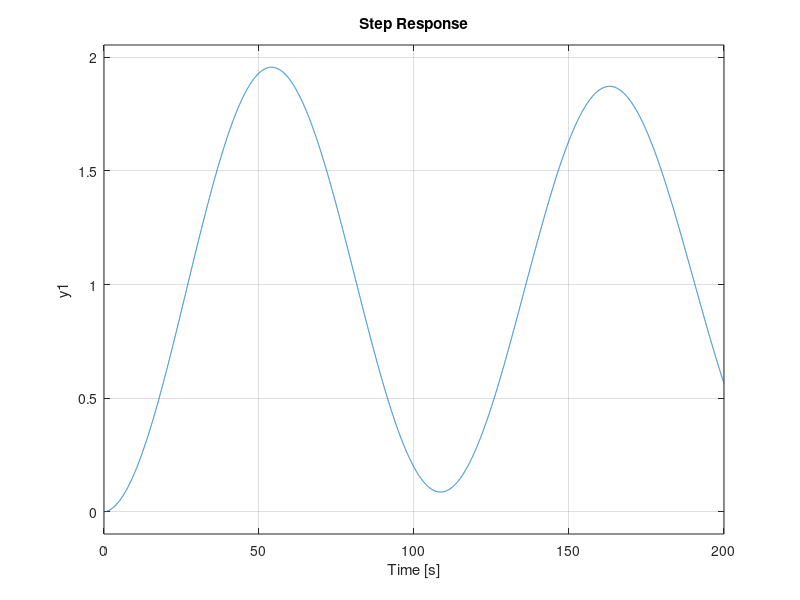

This figure's MATLAB source:
% Modelos y Simulación
% Tema: Control de posición de una antena
% Autor: Gianfranco Salomone
 
clc;
clear all;

% Constantes del motor
Ra = 1; La = 0.05;
kb = 0.9; kt = kb;

Jm = 0.4; bm = 0.005;
JL = 4; bL = 0.5;
N = 1/333;  % tren de engranajes
Jeq = Jm+N^2*JL;
beq = bm+N^2*bL;

s = tf("s");
vel_antena = N*kt/ ((Jeq*s + beq)*(La*s + Ra) + kt*kb);
pos_antena = (1/s) * vel_antena;


kp = 1;
ki = 1;
control_integral = tf(ki, [1 0]);
control_proporcional = kp;

control_pi = parallel(control_integral, control_proporcional);
cadena_directa = series(control_pi, pos_antena);
lazo_cerrado = feedback(cadena_directa, 1)

step(lazo_cerrado)


% En menos pasos:
MM = feedback(tf([kp ki], [1 0]) * pos_antena, 1)
